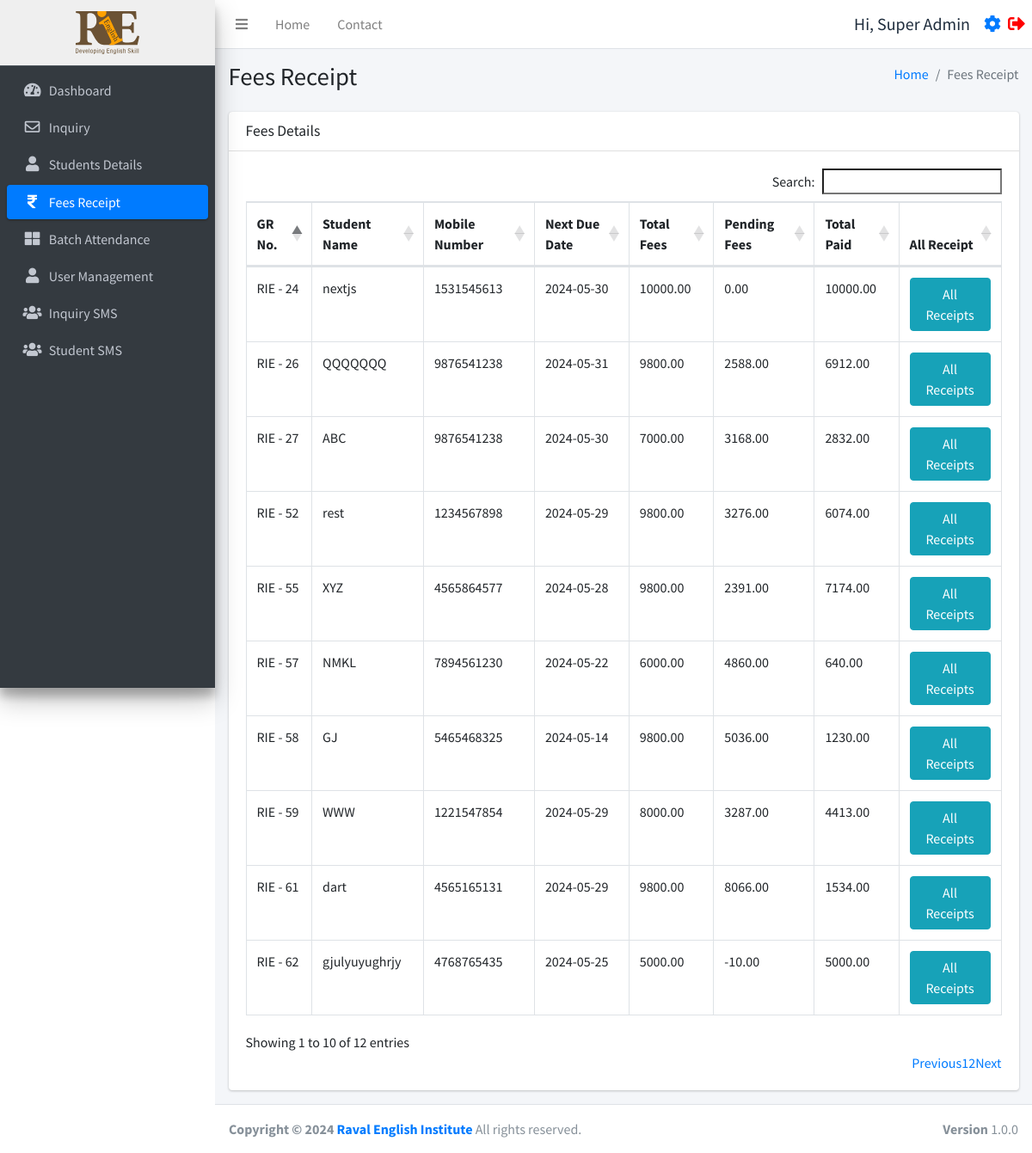
The page /fees.php (signed in) on the database as committed earlier.
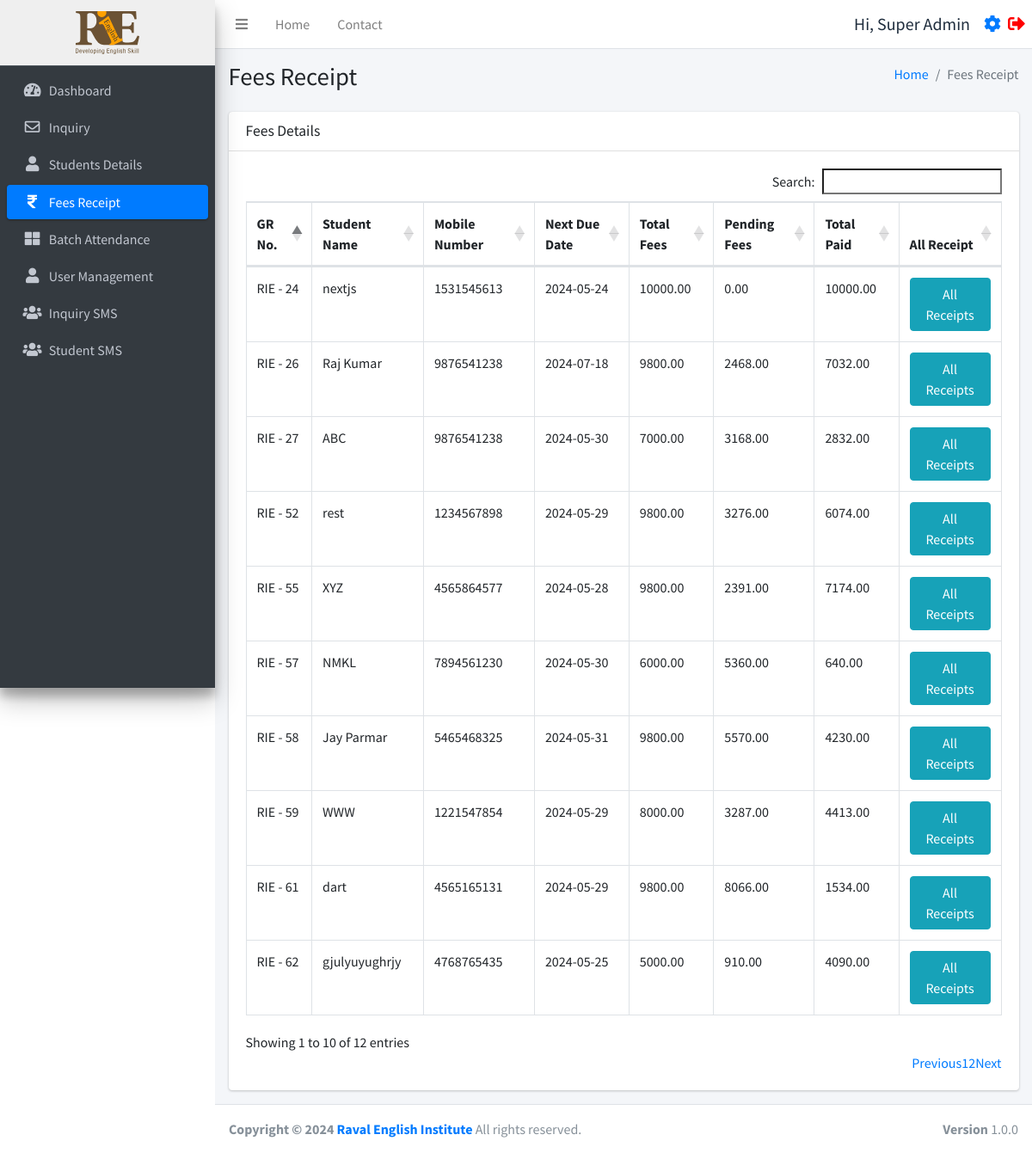
The same page on the database as committed later.
### tables this page shows
CREATE TABLE `users` (
  `id` int(11) NOT NULL,
  `username` varchar(255) NOT NULL,
  `fullname` varchar(255) NOT NULL,
  `email` varchar(255) NOT NULL,
  `mobile` varchar(15) NOT NULL,
  `password` varchar(255) NOT NULL,
  `status` int(11) NOT NULL,
  `created_at` timestamp NOT NULL DEFAULT current_timestamp()
);

CREATE TABLE `studentinfo` (
  `id` int(11) NOT NULL,
  `name` varchar(255) DEFAULT NULL,
  `batch` int(11) DEFAULT NULL,
  `batch_name` varchar(255) DEFAULT NULL,
  `father_name` varchar(255) DEFAULT NULL,
  `mother_name` varchar(255) DEFAULT NULL,
  `dob` date DEFAULT NULL,
  `gender` varchar(50) DEFAULT NULL,
  `mobile_number` varchar(15) DEFAULT NULL,
  `fee_status` int(10) DEFAULT 0,
  `profession` varchar(100) DEFAULT NULL,
  `address` varchar(255) DEFAULT NULL,
  `admission_time` date DEFAULT NULL,
  `due_date` date DEFAULT NULL,
  `created_at` datetime NOT NULL DEFAULT current_timestamp(),
  `pending_fees` int(10) DEFAULT 0,
  `discount` int(10) NOT NULL,
  `total_fees` int(11) NOT NULL,
  `paid_fees` int(11) NOT NULL,
  `father_number` varchar(50) NOT NULL,
  `home_number` varchar(50) NOT NULL,
  `reference` varchar(200) DEFAULT NULL,
  `father_profession` varchar(200) DEFAULT NULL,
  `workplace_address` varchar(255) DEFAULT NULL,
  `aadharcard_number` varchar(20) DEFAULT NULL,
  `joining_purpose` varchar(255) DEFAULT NULL,
  `extratime_daily` varchar(255) DEFAULT NULL
);

### function.php (called while the page is built, shortened)
<?php
require_once('db.php');
function selectFromTable($tableName, $columns, $whereConditions) {
    global $db;
    try {
        $sql = "SELECT " . implode(', ', $columns) . " FROM $tableName";
        if (!empty($whereConditions)) {
            $sql .= " WHERE " . implode(' AND ', array_map(function ($col) {
                return "$col = :$col";
            }, array_keys($whereConditions)));
        }
        $stmt = $db->prepare($sql);
        foreach ($whereConditions as $col => $value) {
            $stmt->bindValue(":$col", $value);
        }
        $stmt->execute();
        return $stmt->fetchAll(PDO::FETCH_ASSOC);
    } catch (PDOException $e) {
        return false;
    }
}
?>

### fees.php (the view, shortened to what this page needs)
<!DOCTYPE html>
<html lang="en">
<head>
</head>
<?php include ('./header.php');
require_once 'function.php';
$query = "
    SELECT si.id, si.name, si.mobile_number,si.due_date, si.total_fees, si.pending_fees, COALESCE(SUM(r.amount), 0) AS total_paid
    FROM studentinfo si
    LEFT JOIN receipt r ON si.id = r.student_id
    GROUP BY si.id
";
$students = $db->query($query)->fetchAll(PDO::FETCH_ASSOC);
?>
<div class="content-wrapper">
  <div class="content-header">
    <div class="container-fluid">
      <div class="row mb-2">
        <div class="col-sm-6">
          <h1 class="m-0">Fees Receipt</h1>
        </div>
        <div class="col-sm-6">
          <ol class="breadcrumb float-sm-right">
            <li class="breadcrumb-item"><a href="./dashboard.php">Home</a></li>
            <li class="breadcrumb-item active">Fees Receipt</li>
          </ol>
        </div>
      </div>
    </div>
  </div>
  <section class="content">
    <div class="container-fluid">
      <div class="row">
        <div class="col-12">
          <div class="card">
            <div class="card-header">
              <h3 class="card-title">Fees Details</h3>
            </div>
            <div class="card-body">
              <div class="table-responsive">
                <table id="example1" class="table table-bordered">
                  <thead>
                    <tr>
                      <th>GR No.</th>
                      <th>Student Name</th>
                      <th>Mobile Number</th>
                      <th>Next Due Date</th>
                      <th>Total Fees</th>
                      <th>Pending Fees</th>
                      <th>Total Paid</th>
                      <th>All Receipt</th>
                    </tr>
                  </thead>
                  <tbody>
                    <?php foreach ($students as $student): ?>
                    <tr>
                      <td>RIE - <?php echo $student['id']; ?></td>
                      <td><?php echo $student['name']; ?></td>
                      <td><?php echo $student['mobile_number']; ?></td>
                      <td><?php echo $student['due_date']; ?></td>
                      <td><?php echo $student['total_fees']; ?>.00</td>
                      <td><?php echo $student['pending_fees']; ?>.00</td>
                      <td><?php echo $student['total_paid']; ?></td>
                      <td><a href='javascript:void(0);' onclick='confirmAllReceipts("<?php echo $student['id']; ?>")' class='btn btn-info'>All Receipts</a></td>
                    </tr>
                    <?php endforeach; ?>
                  </tbody>
                </table>
              </div>
            </div>
          </div>
        </div>
      </div>
    </div>
  </section>
</div>
<?php include ('./footer.php'); ?>

### header.php (shortened to what this page needs)
<?php
require_once 'db.php';
require_once ('function.php');
$user = selectFromTable('users', ['*'], ['id' => $_SESSION['user_id']]);
$user = $user[0];
$isFaculty = isset($_SESSION['user_status']) && $_SESSION['user_status'] === 'faculty';
$isAdmin = isset($_SESSION['user_status']) && $_SESSION['user_status'] === 'admin';
?>
<!DOCTYPE html>
<html lang="en">
<head>
  <link rel="stylesheet" href="./plugins/fontawesome-free/css/all.min.css">
  <link rel="stylesheet" href="https://code.ionicframework.com/ionicons/2.0.1/css/ionicons.min.css">
  <link rel="stylesheet" href="./plugins/icheck-bootstrap/icheck-bootstrap.min.css">
  <link rel="stylesheet" href="https://cdn.datatables.net/1.10.19/css/dataTables.bootstrap4.min.css">
  <link rel="stylesheet" href="./asset/css/adminlte.min.css">
  <link rel="stylesheet" href="./asset/css/style.css">
</head>
<body class="hold-transition sidebar-mini layout-fixed">
  <div class="wrapper">
    <nav class="main-header navbar navbar-expand navbar-white navbar-light sticky-top">
      <ul class="navbar-nav">
        <li class="nav-item">
          <a class="nav-link" data-widget="pushmenu" href="#" role="button"><i class="fas fa-bars"></i></a>
        </li>
        <li class="nav-item d-none d-sm-inline-block">
          <?php if ($_SESSION['user_status'] === 'faculty'): ?>
            <a href="./batch.php" class="nav-link">Batch</a>
          <?php else: ?>
            <a href="./dashboard.php" class="nav-link">Home</a>
          <?php endif; ?>
        </li>
        <li class="nav-item d-none d-sm-inline-block">
          <a href="#" class="nav-link">Contact</a>
        </li>
      </ul>
      <ul class="navbar-nav ml-auto">
        <li class="nav-item d-flex align-items-center">
          <span class="mr-3" style="font-size:20px;">Hi, <?php echo $user['fullname']; ?></span>
          <a href="./profile.php" style="font-size:20px;" class="d-block mr-2"><i class="fas fa-cog"></i></a>
          <a href="./logout.php" style="font-size:20px;"><i class="fas fa-sign-out-alt" style="color:red"></i></a>
        </li>
      </ul>
    </nav>
    <aside class="main-sidebar sidebar-dark-primary elevation-4">
      <?php if ($_SESSION['user_status'] === 'faculty'): ?>
        <a href="./batch.php" class="brand-link" style="text-align:center;background:#efefef;">
        <?php else: ?>
          <a href="./dashboard.php" class="brand-link" style="text-align:center;background:#efefef;">
          <?php endif; ?>
          <img src="./asset/img/logo.svg" alt="RIE logo Logo" style="height:50px;">
        </a>
        <div class="sidebar">
          <nav class="mt-2">
            <ul class="nav nav-pills nav-sidebar flex-column" data-widget="treeview" role="menu" data-accordion="false">
              <?php if (!$isFaculty): ?>
                <li class="nav-item">
                  <a href="./dashboard.php" class="nav-link
            <?php if (strpos($_SERVER['REQUEST_URI'], 'dashboard.php') !== false) {
              echo "active";
            } ?>">
                    <i class="nav-icon fas fa-tachometer-alt"></i>
                    <p>
                      Dashboard
                    </p>
                  </a>
                </li>
                <li class="nav-item">
                  <a href="./inquiry.php" class="nav-link
            <?php if (strpos($_SERVER['REQUEST_URI'], 'inquiry.php') !== false) {
              echo "active";
            } ?>">
                    <i class="nav-icon far fa-envelope"></i>
                    <p>
                      Inquiry
                    </p>
                  </a>
                <li class="nav-item">
                  <a href="./studentsdetails.php" class="nav-link
            <?php if (strpos($_SERVER['REQUEST_URI'], 'studentsdetails.php') !== false) {
              echo "active";
            } ?>">
                    <i class="nav-icon fas fa-user"></i>
                    <p>
                      Students Details
                    </p>
                  </a>
                </li>
                <li class="nav-item">
                  <a href="./fees.php" class="nav-link
            <?php if (strpos($_SERVER['REQUEST_URI'], 'fees.php') !== false) {
              echo "active";
            } ?>">
                    <i class="nav-icon fas fa-rupee-sign"></i>
                    <p>
                      Fees Receipt
                    </p>
                  </a>
                </li>
              <?php endif; ?>
              <li class="nav-item">
                <a href="./batch.php" class="nav-link
            <?php if (strpos($_SERVER['REQUEST_URI'], 'batch.php') !== false) {
              echo "active";
            } ?>">
                  <i class="nav-icon fas fa-th-large"></i>
                  <p>
                    Batch Attendance
                  </p>
                </a>
              </li>
              <?php if (!$isFaculty && !$isAdmin): ?>
                <li class="nav-item">
                  <a href="./user_management.php" class="nav-link
            <?php if (strpos($_SERVER['REQUEST_URI'], 'user_management.php') !== false) {
              echo "active";
            } ?>">
                    <i class="nav-icon fas fa-user"></i>
                    <p>
                      User Management
                    </p>
                  </a>
                </li>
              <?php endif; ?>
              <?php if (!$isFaculty): ?>
                <li class="nav-item">
                  <a href="./inquirysms.php" class="nav-link
            <?php if (strpos($_SERVER['REQUEST_URI'], 'inquirysms.php') !== false) {
              echo "active";
            } ?>">
                    <i class="nav-icon fas fa-users"></i>
                    <p>
                      Inquiry SMS
                    </p>
                  </a>
                </li>
                <li class="nav-item">
                  <a href="./studentsms.php" class="nav-link
            <?php if (strpos($_SERVER['REQUEST_URI'], 'studentsms.php') !== false) {
              echo "active";
            } ?>">
                    <i class="nav-icon fas fa-users"></i>
                    <p>
                      Student SMS
                    </p>
                  </a>
                </li>
              <?php endif; ?>
            </ul>
          </nav>
        </div>
    </aside>

### footer.php (shortened to what this page needs)
</div>
<footer class="main-footer">
    <strong>Copyright &copy; 2024 <a href="https://ravalenglishinstitute.com/" target="_blank">Raval English Institute</a></strong>
    All rights reserved.
    <div class="float-right d-none d-sm-inline-block">
      <b>Version</b> 1.0.0
    </div>
  </footer>
</body>
</html>

### header.php (style rules this page uses)
table thead tr { border: 2px solid #dee2e6 }
table thead { position: sticky; top: 0; background-color: white; }

Rows that differ between the two databases and show on the page:
changed studentinfo "nextjs": due_date "2024-05-30" → "2024-05-24"
changed studentinfo id 26: name "QQQQQQQ" → "Raj Kumar"; due_date "2024-05-31" → "2024-07-18"; pending_fees "2588" → "2468"; total_paid "6912.00" → "7032.00"
changed studentinfo "NMKL": due_date "2024-05-22" → "2024-05-30"; pending_fees "4860" → "5360"
changed studentinfo id 58: name "GJ" → "Jay Parmar"; due_date "2024-05-14" → "2024-05-31"; pending_fees "5036" → "5570"; total_paid "1230.00" → "4230.00"
changed studentinfo "gjulyuyughrjy": pending_fees "-10" → "910"; total_paid "5000.00" → "4090.00"
